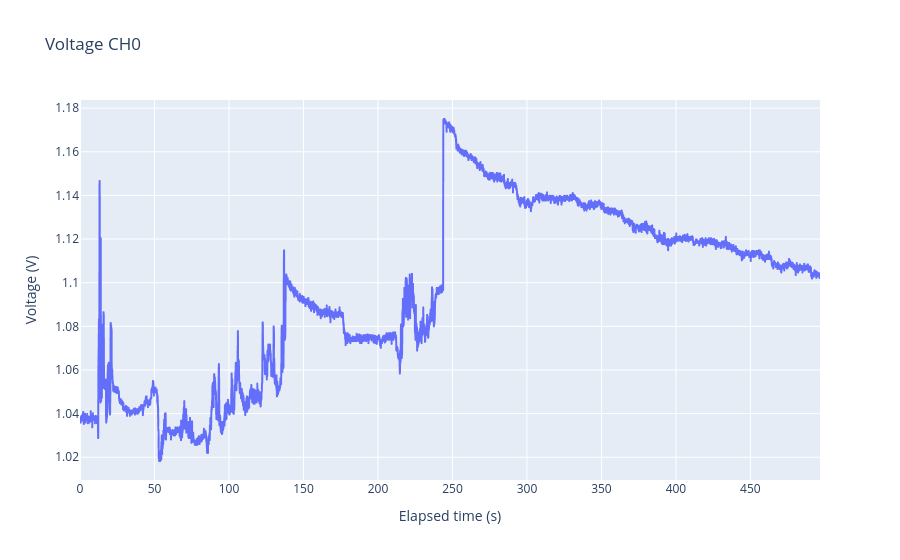

Notebook code for this chart:
### Markdown cell above
### PLOTLY (INTERACTIVE)

### Code cell
figure_1 = px.line(
    slicing_df,
    x = 'elapsed_s',
    y = 'voltage_V',
    title = 'Voltage CH0',
    labels = {
        'elapsed_s' : 'Elapsed time (s)',
        'voltage_V' : 'Voltage (V)'
    }
)

figure_1.show()

### Figure 1 — Plotly figure (JSON) as saved in the notebook; plotly's stock layout.template omitted (floating-point values rounded to 4 significant figures; data arrays with more than 128 entries replaced by an {"elided": "..."} marker saying what was removed)
{"data": [{"hovertemplate": "Elapsed time (s)=%{x}<br>Voltage (V)=%{y}<extra></extra>", "legendgroup": "", "line": {"color": "#636efa", "dash": "solid"}, "marker": {"symbol": "circle"}, "mode": "lines", "name": "", "showlegend": false, "type": "scattergl", "x": {"elided": "4968 float values"}, "xaxis": "x", "y": {"elided": "4968 float values"}, "yaxis": "y"}], "layout": {"legend": {"tracegroupgap": 0}, "title": {"text": "Voltage CH0"}, "xaxis": {"anchor": "y", "domain": [0, 1], "title": {"text": "Elapsed time (s)"}}, "yaxis": {"anchor": "x", "domain": [0, 1], "title": {"text": "Voltage (V)"}}}}
